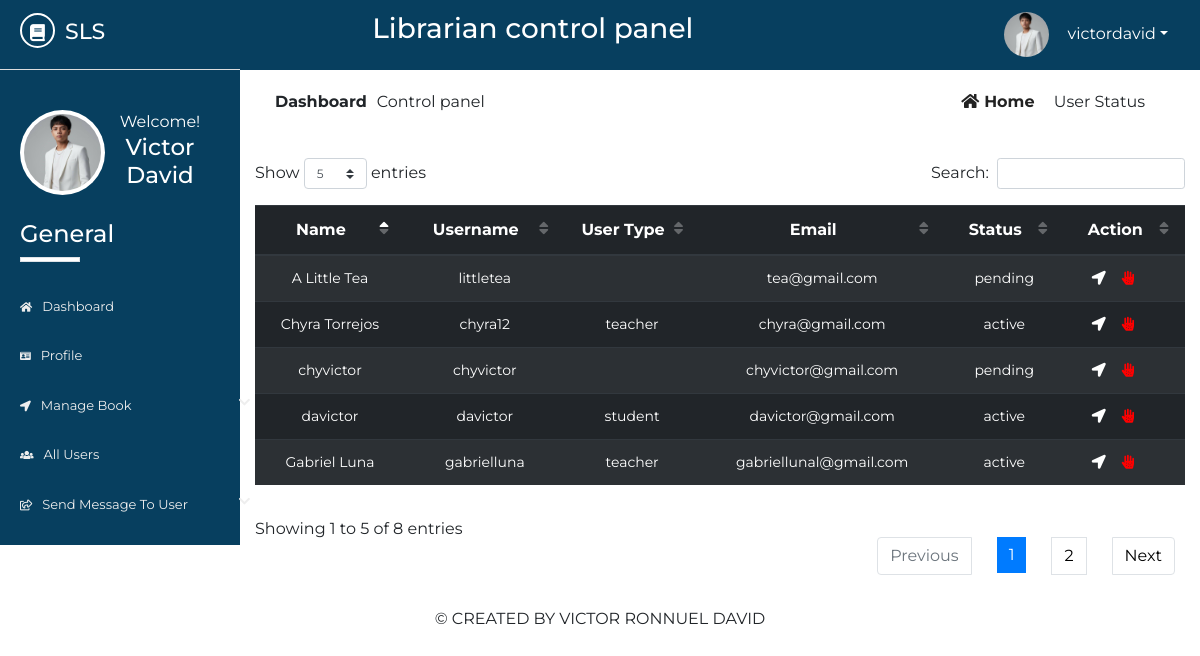
/Source/librarian/status.php (signed in), run on the app's committed database.
### tables this page shows
CREATE TABLE `lib_registration` (
  `id` int(2) NOT NULL,
  `name` varchar(50) NOT NULL,
  `username` varchar(20) NOT NULL,
  `password` varchar(20) NOT NULL,
  `email` varchar(50) NOT NULL,
  `phone` varchar(20) NOT NULL,
  `address` varchar(100) NOT NULL,
  `photo` varchar(500) NOT NULL,
  `status` varchar(7) NOT NULL
);

CREATE TABLE `std_registration` (
  `id` int(10) NOT NULL,
  `name` varchar(50) NOT NULL,
  `username` varchar(50) NOT NULL,
  `password` varchar(50) NOT NULL,
  `email` varchar(50) NOT NULL,
  `phone` varchar(50) NOT NULL,
  `sem` varchar(10) NOT NULL,
  `dept` varchar(10) NOT NULL,
  `session` varchar(5) NOT NULL,
  `regno` varchar(20) NOT NULL,
  `address` varchar(100) NOT NULL,
  `utype` varchar(7) NOT NULL,
  `photo` varchar(500) NOT NULL,
  `status` varchar(7) NOT NULL,
  `vkey` varchar(250) NOT NULL,
  `verified` varchar(3) NOT NULL
);

CREATE TABLE `t_registration` (
  `id` int(10) NOT NULL,
  `name` varchar(50) NOT NULL,
  `username` varchar(50) NOT NULL,
  `password` varchar(50) NOT NULL,
  `lecturer` varchar(50) NOT NULL,
  `email` varchar(50) NOT NULL,
  `phone` varchar(20) NOT NULL,
  `idno` varchar(20) NOT NULL,
  `address` varchar(100) NOT NULL,
  `utype` varchar(7) NOT NULL,
  `photo` varchar(500) NOT NULL,
  `status` varchar(7) NOT NULL,
  `vkey` varchar(250) NOT NULL,
  `verified` varchar(3) NOT NULL
);

### Source/librarian/status.php (the view, shortened to what this page needs)
       <?php
   include 'inc/header.php';
   include 'inc/connection.php';
?>
<div class="dashboard-content">
	<div class="dashboard-header">
		<div class="container">
			<div class="row">
				<div class="col-md-6">
					<div class="left">
						<p><span>dashboard</span>Control panel</p>
					</div>
				</div>
				<div class="col-md-6">
					<div class="right text-right">
						<a href="dashboard.php"><i class="fas fa-home"></i>home</a>
						<span class="disabled">user status</span>
					</div>
				</div>
			</div>
			<div class="issued-content">
				<div class="row">
					<div class="col-md-12">
						<div class="rbook-info status">
                                <table id="dtBasicExample" class="table table-striped table-dark text-center">
                                      <thead>
                                           <tr>
                                               <th>Name</th>
                                               <th>Username</th>
                                               <th>User Type</th>
                                               <th>Email</th>
                                               <th>Status</th>
                                               <th>Action</th>
                                           </tr>
                                      </thead>
                                      <tbody>
                                          <?php
                                               $res= mysqli_query($link, "select * from std_registration ORDER BY id DESC");
                                               $res2= mysqli_query($link, "select * from t_registration ORDER BY id DESC");
                                               while ($row=mysqli_fetch_array($res)) {
                                                   echo "<tr>";
                                                   echo "<td>"; echo $row["name"]; echo "</td>";
                                                   echo "<td>"; echo $row["username"]; echo "</td>";
                                                   echo "<td>"; echo $row["utype"]; echo "</td>";
                                                   echo "<td>"; echo $row["email"]; echo "</td>";
                                                   echo "<td>"; echo $row["status"]; echo "</td>";
                                                   echo "<td>";
                                                   ?>
                                                       <ul>
                                                           <li><a href="approve.php?id=<?php echo $row["id"]; ?>"><i class="fas fa-location-arrow"></i></a></li>
                                                           <li><a href="notapprove.php?id=<?php echo $row["id"]; ?>"><i class="fas fa-allergies"></i></a></li>
                                                       </ul>
                                                   <?php
                                                   echo "</td>";
                                                   echo "</tr>";
                                               }
                                               while ($row=mysqli_fetch_array($res2)) {
                                                   echo "<tr>";
                                                   echo "<td>"; echo $row["name"]; echo "</td>";
                                                   echo "<td>"; echo $row["username"]; echo "</td>";
                                                   echo "<td>"; echo $row["utype"]; echo "</td>";
                                                   echo "<td>"; echo $row["email"]; echo "</td>";
                                                   echo "<td>"; echo $row["status"]; echo "</td>";
                                                   echo "<td>";
                                                   ?>
                                                       <ul>
                                                           <li><a href="approve.php?id=<?php echo $row["id"]; ?>"><i class="fas fa-location-arrow"></i></a></li>
                                                           <li><a href="notapprove.php?id=<?php echo $row["id"]; ?>"><i class="fas fa-allergies"></i></a></li>
                                                       </ul>
                                                   <?php
                                                   echo "</td>";
                                                   echo "</tr>";
                                               }
                                            ?>
                                      </tbody>
                                </table>
						</div>
					</div>
				</div>
			</div>
		</div>
	</div>
</div>
<?php
include 'inc/footer.php';
?>

### Source/librarian/inc/header.php (shortened to what this page needs)
<?php
    include 'inc/connection.php';
 ?>
<!DOCTYPE html>
<html lang="en">
<head>
	<link rel="stylesheet" href="inc/css/bootstrap.min.css">
	<link rel="stylesheet" href="inc/css/bootstrap-select.min.css">
	<link rel="stylesheet" href="inc/css/fontawesome-all.min.css">
	<link rel="stylesheet" href="inc/css/datatables.min.css">
	<link rel="stylesheet" href="inc/css/pro1.css">
</head>
<body>
	<div class="main-content">
		<div class="wrapper">
			<div class="left-sidebar">
				<div class="p-title">
                    <h3><a href=""><i class="fas fa-book"></i><span>SLS</span></a></h3>
				</div>
				<div class="profile">
					<div class="profile-pic">
                        <?php
                            $res = mysqli_query($link, "select * from lib_registration where username='".$_SESSION['username']."'");
                            while ($row = mysqli_fetch_array($res)){
                                ?><img src="<?php echo $row["photo"]; ?> " height="" width="" alt="something wrong" class="rounded-circle"></a> <?php
                            }
                        ?>
					</div>
					<div class="profile-info text-center">
						<span>Welcome!</span>
						<h2>
              <?php
                $res = mysqli_query($link, "select * from lib_registration where username='".$_SESSION['username']."'");
                while ($row = mysqli_fetch_array($res)){
                  $name  =  $row["name"];
                  echo $name;
                }
              ?>
            </h2>
					</div>
				</div>
				<div class="sidebar-menu">
					<h3>General</h3>
					<div class="border"></div>
	                <ul>
	                    <li class="menu <?php if($page=='home'){ echo 'active';} ?>">
      						<a href="dashboard.php"><i class="fas fa-home"></i>Dashboard</a>
    					</li>
    					  <li class="menu <?php if($page=='profile'){ echo 'active';} ?>">
      						<a href="profile.php"><i class="fas fa-id-card"></i>profile</a>
    					</li>
    					<li class="menu menu-toggle2">
      						<a href="#"><i class="fas fa-location-arrow"></i>manage book <span class="fa fa-chevron-down"></span></a>
    					</li>
									<li class="menu <?php if($page=='userinfo'){ echo 'active';} ?>">
					<a href="all-users.php"><i class="fas fa-users"></i>All Users</a>
				</li>
    					<li class="menu menu-toggle4">
      						<a href="#"><i class="far fa-share-square"></i>send message to user <span class="fa fa-chevron-down"></span></a>
    					</li>
    				</ul>
				</div>
			</div>
			<div class="content">
				<div class="inner">
					<div class="heading text-center">
						<h3>Librarian control panel</h3>
					</div>
					<div class="header-profile text-right">
						<ul>
							<li class="dropdown">
                                <?php
                                     $res = mysqli_query($link, "select * from lib_registration where username='".$_SESSION['username']."'");
                                     while ($row = mysqli_fetch_array($res)){
                                         ?><a href="" class="dropdown-toggle" data-toggle="dropdown"><img src="<?php echo $row["photo"]; ?>" alt=""><span><?php echo $_SESSION["username"]; ?></span></a> <?php
                                     }
                                ?>
							</li>
						</ul>
					</div>
				</div>

### Source/librarian/inc/css/pro1.css (style rules this page uses)
* { margin: 0; padding: 0; }
body { font-family: 'Montserrat', sans-serif; }
.border { width: 60px; height: 5px; background: #fff; }
.main-content { width: 100%; height: auto; overflow: hidden; }
.main-content .left-sidebar { width: 20%; height: auto; background: #073f5f; float: left; }
.main-content .left-sidebar .p-title { width: 100%; padding: 13px; padding-left: 20px; background: #073f5f; border-bottom: 1px solid #ddd; }
.main-content .p-title a { text-decoration: none; color: #fff; font-size: 22px; text-transform: uppercase; }
.main-content .p-title a i { width: 35px; height: 35px; line-height: 35px; text-align: center; font-size: 17px; border-radius: 50%; border: 2px solid #fff; }
.main-content .p-title a span { margin-left: 10px; }
.main-content .left-sidebar .profile { width: 100%; padding: 20px; margin-top: 0; padding-top: 0; }
.main-content .left-sidebar .profile .profile-pic { width: 40%; float: left; }
.main-content .left-sidebar .profile img { width: 85px; height: 85px; position: inherit; padding: 4px; background: #fff; overflow: hidden; }
.main-content .left-sidebar .profile .profile-info { width: 60%; float: left; color: #fff; }
.main-content .left-sidebar .profile .profile-info h2 { font-size: 23px; }
.sidebar-menu { color: #fff; width: 100%; padding-top: 60px; padding-left: 0; }
.sidebar-menu h3 { margin-left: 20px; font-size: 24px; }
.sidebar-menu .border { margin-left: 20px; margin-bottom: 20px; }
.sidebar-menu ul li a { text-decoration: none; color: #eee; width: 270px; padding: 15px 20px; font-size: 13px; display: block; text-transform: capitalize; transition: all .5s ease; }
.sidebar-menu ul { padding-left: 0; }
.sidebar-menu ul li a i { margin-right: 10px; font-size: smaller; }
.sidebar-menu ul li a span { float: right; }
.content { width: 80%; height: auto; float: right; }
.content .inner { width: 100%; height: 70px; background: #073f5f; padding: 12px; }
.content .inner .heading { width: 60%; float: left; color: #fff; }
.content .inner .header-profile { width: calc(40%-20px); float: right; margin-right: 20px; position: relative; }
.header-profile .dropdown span { color: #fff; margin-left: 10px; }
.header-profile ul li { list-style: none; float: left; }
.header-profile img { width: 40px; height: 40px; border-radius: 50%; margin-right: 8px; }
.dropdown a { text-decoration: none; color: #fff; }
.dropdown img { width: 45px; height: 45px; border-radius: 50%; }
.dashboard-header .left { padding: 20px; }
.dashboard-header .left p span { text-transform: capitalize; margin-right: 10px; font-weight: bold; }
.dashboard-header .right { padding: 20px; margin-right: 20px; }
.dashboard-header .right a { text-transform: capitalize; text-decoration: none; color: #222; margin-right: 15px; font-weight: bold; }
.dashboard-header .right a i { margin-right: 5px; }
.dashboard-header .right span { text-transform: capitalize; }
.rbook-info tbody { font-size: 14px; }
.rbook-info a { text-decoration: none; color: #fff; }
.status ul li { list-style: none; float: left; margin-left: 16px; }
.status ul li:nth-child(2) i { color: red; }

### data on the page
lib_registration: photo (picture), name "Victor David"
std_registration: name "chyvictor", username "chyvictor", email "chyvictor@gmail.com", status "pending"
std_registration: name "davictor", username "davictor", utype "student", email "davictor@gmail.com", status "active"
t_registration: name "A Little Tea", username "littletea", email "tea@gmail.com", status "pending"
t_registration: name "Gabriel Luna", username "gabrielluna", utype "teacher", email "gabriellunal@gmail.com", status "active"
t_registration: name "Chyra Torrejos", username "chyra12", utype "teacher", email "chyra@gmail.com", status "active"
